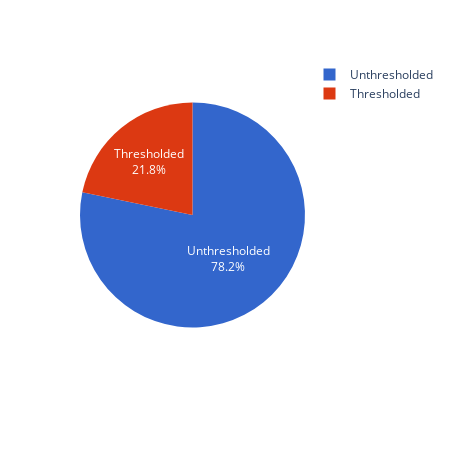

Notebook code cell kept with this figure:
### Code cell
fig = _plot_pie(images_thresholded, 'count', 'is_thresholded', text_inside=True)
fig.write_html(op.join(fig_dir, "04_images_thresholded.html"), full_html=True, include_plotlyjs=True)
fig.write_image(op.join(fig_dir, "04_images_thresholded.png"), scale=6)
fig.show()

### Figure 1 — Plotly figure (JSON) as saved in the notebook; plotly's stock layout.template omitted (floating-point values rounded to 4 significant figures)
{"data": [{"domain": {"x": [0, 1], "y": [0, 1]}, "hovertemplate": "is_thresholded=%{label}<br>count=%{value}<extra></extra>", "labels": ["Unthresholded", "Thresholded"], "legendgroup": "", "name": "", "showlegend": true, "textinfo": "percent+label", "textposition": "inside", "type": "pie", "values": [206206, 57358]}], "layout": {"height": 450, "legend": {"tracegroupgap": 0}, "margin": {"t": 60}, "piecolorway": ["#3366CC", "#DC3912"], "width": 450}}
